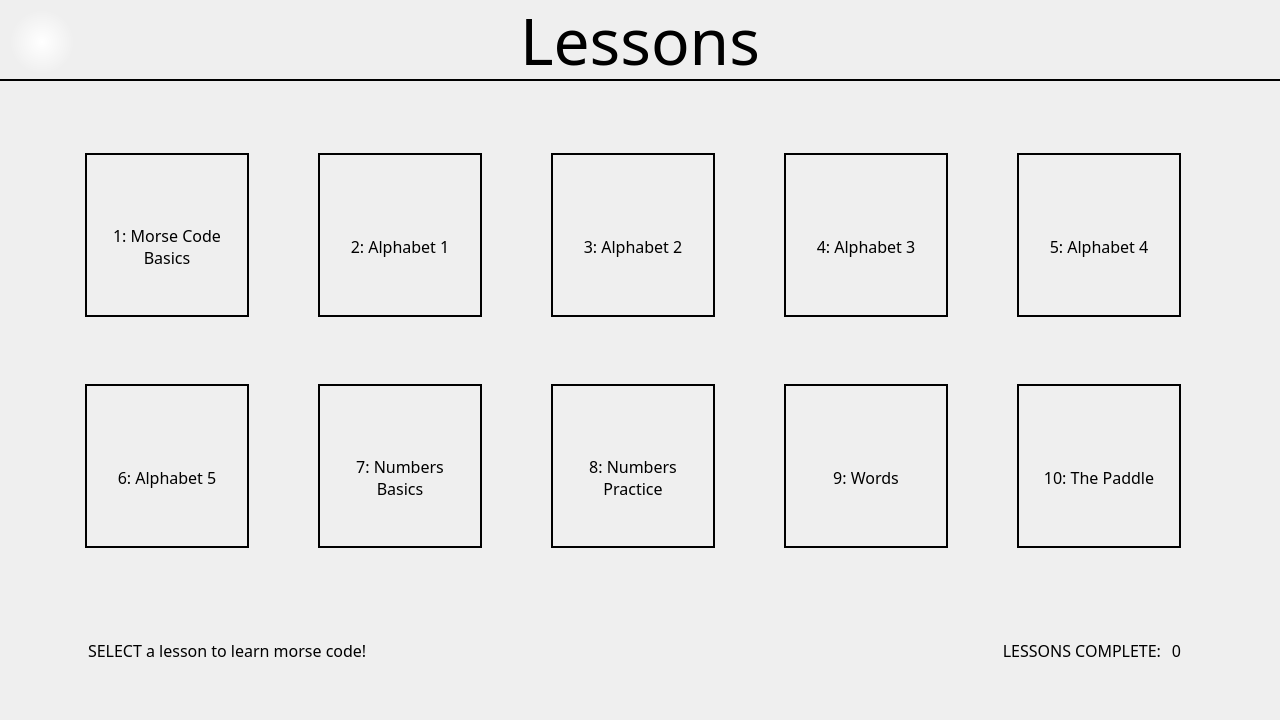
<?xml version="1.0" encoding="UTF-8"?>
<ui version="4.0">
 <class>lessonselectwindow</class>
 <widget class="QWidget" name="lessonselectwindow">
  <property name="geometry">
   <rect>
    <x>0</x>
    <y>0</y>
    <width>1280</width>
    <height>720</height>
   </rect>
  </property>
  <property name="windowTitle">
   <string>Form</string>
  </property>
  <property name="styleSheet">
   <string notr="true">color: black;</string>
  </property>
  <widget class="QFrame" name="headerFrame">
   <property name="geometry">
    <rect>
     <x>0</x>
     <y>0</y>
     <width>1281</width>
     <height>81</height>
    </rect>
   </property>
   <property name="styleSheet">
    <string notr="true">border: none;
border-bottom: 2px solid black;</string>
   </property>
   <property name="frameShape">
    <enum>QFrame::Shape::NoFrame</enum>
   </property>
   <property name="frameShadow">
    <enum>QFrame::Shadow::Sunken</enum>
   </property>
   <property name="lineWidth">
    <number>1</number>
   </property>
   <widget class="QLabel" name="headerLabel">
    <property name="geometry">
     <rect>
      <x>0</x>
      <y>0</y>
      <width>1280</width>
      <height>81</height>
     </rect>
    </property>
    <property name="font">
     <font>
      <family>Old London</family>
      <pointsize>48</pointsize>
     </font>
    </property>
    <property name="lineWidth">
     <number>-1</number>
    </property>
    <property name="text">
     <string>Lessons</string>
    </property>
    <property name="alignment">
     <set>Qt::AlignmentFlag::AlignCenter</set>
    </property>
   </widget>
   <widget class="QPushButton" name="backButton">
    <property name="geometry">
     <rect>
      <x>10</x>
      <y>10</y>
      <width>64</width>
      <height>64</height>
     </rect>
    </property>
    <property name="cursor">
     <cursorShape>PointingHandCursor</cursorShape>
    </property>
    <property name="focusPolicy">
     <enum>Qt::FocusPolicy::ClickFocus</enum>
    </property>
    <property name="styleSheet">
     <string notr="true">border: none;
background-color: transparent;
background: qradialgradient(spread:pad, cx:0.5, cy:0.5, radius:0.5, fx:0.5, fy:0.5, stop:0 rgba(255, 255, 255, 255), stop:1 rgba(255, 255, 255, 0));</string>
    </property>
    <property name="text">
     <string/>
    </property>
   </widget>
  </widget>
  <widget class="QWidget" name="gridLayoutWidget">
   <property name="geometry">
    <rect>
     <x>40</x>
     <y>110</y>
     <width>1191</width>
     <height>481</height>
    </rect>
   </property>
   <layout class="QGridLayout" name="gridLayout">
    <property name="spacing">
     <number>24</number>
    </property>
    <item row="0" column="1">
     <widget class="QPushButton" name="lessonButton_2">
      <property name="minimumSize">
       <size>
        <width>164</width>
        <height>164</height>
       </size>
      </property>
      <property name="maximumSize">
       <size>
        <width>164</width>
        <height>164</height>
       </size>
      </property>
      <property name="font">
       <font>
        <family>JMH Typewriter</family>
        <pointsize>12</pointsize>
       </font>
      </property>
      <property name="cursor">
       <cursorShape>PointingHandCursor</cursorShape>
      </property>
      <property name="styleSheet">
       <string notr="true">QPushButton {
    border-radius: 0px;
    border: 2px solid black;
	transition: 0.2s;
}
QPushButton:hover {
    background: qradialgradient(spread:pad, cx:0.5, cy:0.5, radius:0.5, fx:0.5, fy:0.5, stop:0 rgba(255, 255, 255, 255), stop:1 rgba(255, 255, 255, 0));
}</string>
      </property>
      <property name="text">
       <string>
2: Alphabet 1</string>
      </property>
     </widget>
    </item>
    <item row="1" column="4">
     <widget class="QPushButton" name="lessonButton_10">
      <property name="minimumSize">
       <size>
        <width>164</width>
        <height>164</height>
       </size>
      </property>
      <property name="maximumSize">
       <size>
        <width>164</width>
        <height>164</height>
       </size>
      </property>
      <property name="font">
       <font>
        <family>JMH Typewriter</family>
        <pointsize>12</pointsize>
       </font>
      </property>
      <property name="cursor">
       <cursorShape>PointingHandCursor</cursorShape>
      </property>
      <property name="styleSheet">
       <string notr="true">QPushButton {
    border-radius: 0px;
    border: 2px solid black;
	transition: 0.2s;
}
QPushButton:hover {
    background: qradialgradient(spread:pad, cx:0.5, cy:0.5, radius:0.5, fx:0.5, fy:0.5, stop:0 rgba(255, 255, 255, 255), stop:1 rgba(255, 255, 255, 0));
}</string>
      </property>
      <property name="text">
       <string>
10: The Paddle</string>
      </property>
     </widget>
    </item>
    <item row="1" column="0">
     <widget class="QPushButton" name="lessonButton_6">
      <property name="minimumSize">
       <size>
        <width>164</width>
        <height>164</height>
       </size>
      </property>
      <property name="maximumSize">
       <size>
        <width>164</width>
        <height>164</height>
       </size>
      </property>
      <property name="font">
       <font>
        <family>JMH Typewriter</family>
        <pointsize>12</pointsize>
       </font>
      </property>
      <property name="cursor">
       <cursorShape>PointingHandCursor</cursorShape>
      </property>
      <property name="styleSheet">
       <string notr="true">QPushButton {
    border-radius: 0px;
    border: 2px solid black;
	transition: 0.2s;
}
QPushButton:hover {
    background: qradialgradient(spread:pad, cx:0.5, cy:0.5, radius:0.5, fx:0.5, fy:0.5, stop:0 rgba(255, 255, 255, 255), stop:1 rgba(255, 255, 255, 0));
}</string>
      </property>
      <property name="text">
       <string>
6: Alphabet 5</string>
      </property>
     </widget>
    </item>
    <item row="1" column="3">
     <widget class="QPushButton" name="lessonButton_9">
      <property name="minimumSize">
       <size>
        <width>164</width>
        <height>164</height>
       </size>
      </property>
      <property name="maximumSize">
       <size>
        <width>164</width>
        <height>164</height>
       </size>
      </property>
      <property name="font">
       <font>
        <family>JMH Typewriter</family>
        <pointsize>12</pointsize>
       </font>
      </property>
      <property name="cursor">
       <cursorShape>PointingHandCursor</cursorShape>
      </property>
      <property name="styleSheet">
       <string notr="true">QPushButton {
    border-radius: 0px;
    border: 2px solid black;
	transition: 0.2s;
}
QPushButton:hover {
    background: qradialgradient(spread:pad, cx:0.5, cy:0.5, radius:0.5, fx:0.5, fy:0.5, stop:0 rgba(255, 255, 255, 255), stop:1 rgba(255, 255, 255, 0));
}</string>
      </property>
      <property name="text">
       <string>
9: Words</string>
      </property>
     </widget>
    </item>
    <item row="0" column="2">
     <widget class="QPushButton" name="lessonButton_3">
      <property name="minimumSize">
       <size>
        <width>164</width>
        <height>164</height>
       </size>
      </property>
      <property name="maximumSize">
       <size>
        <width>164</width>
        <height>164</height>
       </size>
      </property>
      <property name="font">
       <font>
        <family>JMH Typewriter</family>
        <pointsize>12</pointsize>
       </font>
      </property>
      <property name="cursor">
       <cursorShape>PointingHandCursor</cursorShape>
      </property>
      <property name="styleSheet">
       <string notr="true">QPushButton {
    border-radius: 0px;
    border: 2px solid black;
	transition: 0.2s;
}
QPushButton:hover {
    background: qradialgradient(spread:pad, cx:0.5, cy:0.5, radius:0.5, fx:0.5, fy:0.5, stop:0 rgba(255, 255, 255, 255), stop:1 rgba(255, 255, 255, 0));
}</string>
      </property>
      <property name="text">
       <string>
3: Alphabet 2</string>
      </property>
     </widget>
    </item>
    <item row="0" column="3">
     <widget class="QPushButton" name="lessonButton_4">
      <property name="minimumSize">
       <size>
        <width>164</width>
        <height>164</height>
       </size>
      </property>
      <property name="maximumSize">
       <size>
        <width>164</width>
        <height>164</height>
       </size>
      </property>
      <property name="font">
       <font>
        <family>JMH Typewriter</family>
        <pointsize>12</pointsize>
       </font>
      </property>
      <property name="cursor">
       <cursorShape>PointingHandCursor</cursorShape>
      </property>
      <property name="styleSheet">
       <string notr="true">QPushButton {
    border-radius: 0px;
    border: 2px solid black;
	transition: 0.2s;
}
QPushButton:hover {
    background: qradialgradient(spread:pad, cx:0.5, cy:0.5, radius:0.5, fx:0.5, fy:0.5, stop:0 rgba(255, 255, 255, 255), stop:1 rgba(255, 255, 255, 0));
}</string>
      </property>
      <property name="text">
       <string>
4: Alphabet 3</string>
      </property>
     </widget>
    </item>
    <item row="0" column="4">
     <widget class="QPushButton" name="lessonButton_5">
      <property name="minimumSize">
       <size>
        <width>164</width>
        <height>164</height>
       </size>
      </property>
      <property name="maximumSize">
       <size>
        <width>164</width>
        <height>164</height>
       </size>
      </property>
      <property name="font">
       <font>
        <family>JMH Typewriter</family>
        <pointsize>12</pointsize>
       </font>
      </property>
      <property name="cursor">
       <cursorShape>PointingHandCursor</cursorShape>
      </property>
      <property name="styleSheet">
       <string notr="true">QPushButton {
    border-radius: 0px;
    border: 2px solid black;
	transition: 0.2s;
}
QPushButton:hover {
    background: qradialgradient(spread:pad, cx:0.5, cy:0.5, radius:0.5, fx:0.5, fy:0.5, stop:0 rgba(255, 255, 255, 255), stop:1 rgba(255, 255, 255, 0));
}</string>
      </property>
      <property name="text">
       <string>
5: Alphabet 4</string>
      </property>
     </widget>
    </item>
    <item row="0" column="0">
     <widget class="QPushButton" name="lessonButton_1">
      <property name="minimumSize">
       <size>
        <width>164</width>
        <height>164</height>
       </size>
      </property>
      <property name="maximumSize">
       <size>
        <width>164</width>
        <height>164</height>
       </size>
      </property>
      <property name="font">
       <font>
        <family>JMH Typewriter</family>
        <pointsize>12</pointsize>
       </font>
      </property>
      <property name="cursor">
       <cursorShape>PointingHandCursor</cursorShape>
      </property>
      <property name="styleSheet">
       <string notr="true">QPushButton {
    border-radius: 0px;
    border: 2px solid black;
	transition: 0.2s;
}
QPushButton:hover {
    background: qradialgradient(spread:pad, cx:0.5, cy:0.5, radius:0.5, fx:0.5, fy:0.5, stop:0 rgba(255, 255, 255, 255), stop:1 rgba(255, 255, 255, 0));
}</string>
      </property>
      <property name="text">
       <string>
1: Morse Code
Basics</string>
      </property>
     </widget>
    </item>
    <item row="1" column="2">
     <widget class="QPushButton" name="lessonButton_8">
      <property name="minimumSize">
       <size>
        <width>164</width>
        <height>164</height>
       </size>
      </property>
      <property name="maximumSize">
       <size>
        <width>164</width>
        <height>164</height>
       </size>
      </property>
      <property name="font">
       <font>
        <family>JMH Typewriter</family>
        <pointsize>12</pointsize>
       </font>
      </property>
      <property name="cursor">
       <cursorShape>PointingHandCursor</cursorShape>
      </property>
      <property name="styleSheet">
       <string notr="true">QPushButton {
    border-radius: 0px;
    border: 2px solid black;
	transition: 0.2s;
}
QPushButton:hover {
    background: qradialgradient(spread:pad, cx:0.5, cy:0.5, radius:0.5, fx:0.5, fy:0.5, stop:0 rgba(255, 255, 255, 255), stop:1 rgba(255, 255, 255, 0));
}</string>
      </property>
      <property name="text">
       <string>
8: Numbers
Practice</string>
      </property>
     </widget>
    </item>
    <item row="1" column="1">
     <widget class="QPushButton" name="lessonButton_7">
      <property name="minimumSize">
       <size>
        <width>164</width>
        <height>164</height>
       </size>
      </property>
      <property name="maximumSize">
       <size>
        <width>164</width>
        <height>164</height>
       </size>
      </property>
      <property name="font">
       <font>
        <family>JMH Typewriter</family>
        <pointsize>12</pointsize>
       </font>
      </property>
      <property name="cursor">
       <cursorShape>PointingHandCursor</cursorShape>
      </property>
      <property name="styleSheet">
       <string notr="true">QPushButton {
    border-radius: 0px;
    border: 2px solid black;
	transition: 0.2s;
}
QPushButton:hover {
    background: qradialgradient(spread:pad, cx:0.5, cy:0.5, radius:0.5, fx:0.5, fy:0.5, stop:0 rgba(255, 255, 255, 255), stop:1 rgba(255, 255, 255, 0));
}</string>
      </property>
      <property name="text">
       <string>
7: Numbers
Basics</string>
      </property>
     </widget>
    </item>
   </layout>
  </widget>
  <widget class="QLabel" name="instructionTextLabel">
   <property name="geometry">
    <rect>
     <x>88</x>
     <y>640</y>
     <width>321</width>
     <height>20</height>
    </rect>
   </property>
   <property name="font">
    <font>
     <family>JMH Typewriter</family>
     <pointsize>12</pointsize>
    </font>
   </property>
   <property name="text">
    <string>SELECT a lesson to learn morse code!</string>
   </property>
  </widget>
  <widget class="QLabel" name="lessonCompleteLabel">
   <property name="geometry">
    <rect>
     <x>980</x>
     <y>640</y>
     <width>181</width>
     <height>20</height>
    </rect>
   </property>
   <property name="font">
    <font>
     <family>JMH Typewriter</family>
     <pointsize>12</pointsize>
    </font>
   </property>
   <property name="text">
    <string>LESSONS COMPLETE:</string>
   </property>
   <property name="alignment">
    <set>Qt::AlignmentFlag::AlignRight|Qt::AlignmentFlag::AlignTrailing|Qt::AlignmentFlag::AlignVCenter</set>
   </property>
  </widget>
  <widget class="QLabel" name="lessonCompleteCounterLabel">
   <property name="geometry">
    <rect>
     <x>1161</x>
     <y>640</y>
     <width>20</width>
     <height>20</height>
    </rect>
   </property>
   <property name="font">
    <font>
     <family>JMH Typewriter</family>
     <pointsize>12</pointsize>
    </font>
   </property>
   <property name="text">
    <string>0</string>
   </property>
   <property name="alignment">
    <set>Qt::AlignmentFlag::AlignRight|Qt::AlignmentFlag::AlignTrailing|Qt::AlignmentFlag::AlignVCenter</set>
   </property>
  </widget>
 </widget>
 <resources/>
 <connections/>
</ui>
